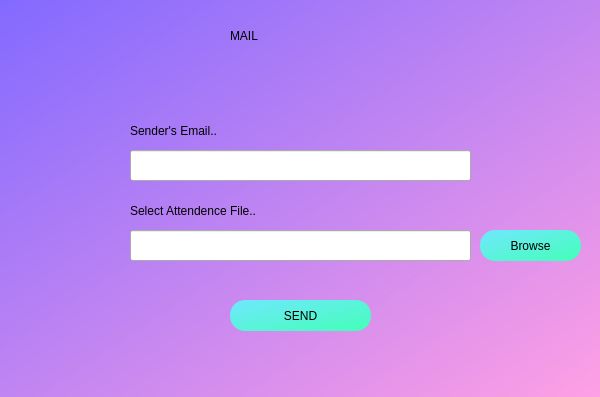
<?xml version="1.0" encoding="UTF-8"?>
<ui version="4.0">
 <class>Mailwindow</class>
 <widget class="QDialog" name="Mailwindow">
  <property name="geometry">
   <rect>
    <x>0</x>
    <y>0</y>
    <width>600</width>
    <height>397</height>
   </rect>
  </property>
  <property name="windowTitle">
   <string>Dialog</string>
  </property>
  <widget class="QWidget" name="widget" native="true">
   <property name="enabled">
    <bool>true</bool>
   </property>
   <property name="geometry">
    <rect>
     <x>0</x>
     <y>0</y>
     <width>601</width>
     <height>401</height>
    </rect>
   </property>
   <property name="styleSheet">
    <string notr="true">QWidget#widget{
background-color: qlineargradient(spread:pad, x1:0, y1:0.006, x2:1, y2:1, stop:0 rgba(131, 106, 255, 255), stop:1 rgba(255, 160, 228, 255));}</string>
   </property>
   <widget class="QLabel" name="label">
    <property name="geometry">
     <rect>
      <x>230</x>
      <y>10</y>
      <width>161</width>
      <height>51</height>
     </rect>
    </property>
    <property name="styleSheet">
     <string notr="true">font: 26pt &quot;Segoe UI&quot;;</string>
    </property>
    <property name="text">
     <string>MAIL</string>
    </property>
   </widget>
   <widget class="QLineEdit" name="lineEdit">
    <property name="geometry">
     <rect>
      <x>130</x>
      <y>150</y>
      <width>341</width>
      <height>31</height>
     </rect>
    </property>
   </widget>
   <widget class="QLabel" name="label_2">
    <property name="geometry">
     <rect>
      <x>130</x>
      <y>115</y>
      <width>271</width>
      <height>31</height>
     </rect>
    </property>
    <property name="styleSheet">
     <string notr="true">font: 16pt &quot;Segoe UI&quot;;</string>
    </property>
    <property name="text">
     <string>Sender's Email..</string>
    </property>
   </widget>
   <widget class="QLineEdit" name="lineEdit_2">
    <property name="geometry">
     <rect>
      <x>130</x>
      <y>230</y>
      <width>341</width>
      <height>31</height>
     </rect>
    </property>
   </widget>
   <widget class="QLabel" name="label_3">
    <property name="geometry">
     <rect>
      <x>130</x>
      <y>190</y>
      <width>331</width>
      <height>41</height>
     </rect>
    </property>
    <property name="styleSheet">
     <string notr="true">font: 16pt &quot;Segoe UI&quot;;</string>
    </property>
    <property name="text">
     <string>Select Attendence File..</string>
    </property>
   </widget>
   <widget class="QPushButton" name="pushButton">
    <property name="geometry">
     <rect>
      <x>480</x>
      <y>230</y>
      <width>101</width>
      <height>31</height>
     </rect>
    </property>
    <property name="toolTip">
     <string>&lt;html&gt;&lt;head/&gt;&lt;body&gt;&lt;p&gt;Select Your File&lt;/p&gt;&lt;p&gt;&lt;br/&gt;&lt;/p&gt;&lt;/body&gt;&lt;/html&gt;</string>
    </property>
    <property name="styleSheet">
     <string notr="true">border-radius: 15px;
font: 12pt &quot;Segoe UI&quot;;
background-color: qlineargradient(spread:pad, x1:0, y1:0, x2:1, y2:1, stop:0 rgba(113, 231, 255, 255), stop:1 rgba(67, 255, 183, 255));</string>
    </property>
    <property name="text">
     <string>Browse</string>
    </property>
   </widget>
   <widget class="QLabel" name="label_4">
    <property name="geometry">
     <rect>
      <x>240</x>
      <y>60</y>
      <width>51</width>
      <height>41</height>
     </rect>
    </property>
    <property name="text">
     <string/>
    </property>
    <property name="pixmap">
     <pixmap>../Qt Designer/Mail.ico</pixmap>
    </property>
    <property name="scaledContents">
     <bool>true</bool>
    </property>
   </widget>
   <widget class="QPushButton" name="pushButton_2">
    <property name="geometry">
     <rect>
      <x>230</x>
      <y>300</y>
      <width>141</width>
      <height>31</height>
     </rect>
    </property>
    <property name="styleSheet">
     <string notr="true">border-radius: 15px;
font: 12pt &quot;Segoe UI&quot;;
background-color: qlineargradient(spread:pad, x1:0, y1:0, x2:1, y2:1, stop:0 rgba(113, 231, 255, 255), stop:1 rgba(67, 255, 183, 255));</string>
    </property>
    <property name="text">
     <string>SEND</string>
    </property>
   </widget>
  </widget>
 </widget>
 <resources/>
 <connections/>
</ui>
